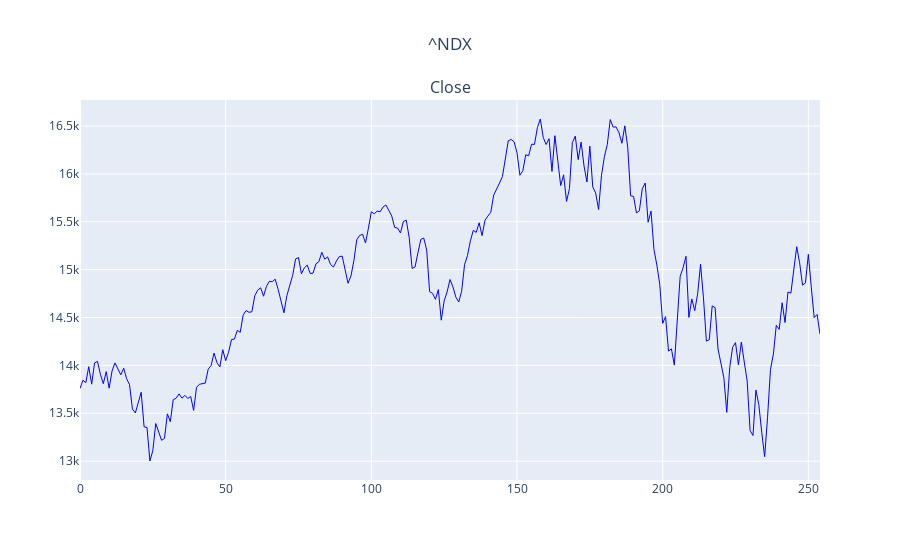

Source (notebook cell):
### Code cell
#  Plot market graph
plot_market_graph(market_symbol, market_df)

### Figure 1 — Plotly figure (JSON) as saved in the notebook; plotly's stock layout.template omitted (floating-point values rounded to 4 significant figures; data arrays with more than 128 entries replaced by an {"elided": "..."} marker saying what was removed)
{"data": [{"line": {"color": "blue", "width": 1}, "name": "Close", "type": "scatter", "x": {"elided": "255 int values"}, "xaxis": "x", "y": {"elided": "255 float values"}, "yaxis": "y"}], "layout": {"annotations": [{"font": {"size": 16}, "showarrow": false, "text": "Close", "x": 0.5, "xanchor": "center", "xref": "paper", "y": 1, "yanchor": "bottom", "yref": "paper"}], "autosize": true, "title": {"text": "^NDX", "x": 0.5}, "xaxis": {"anchor": "y", "domain": [0, 1]}, "yaxis": {"anchor": "x", "domain": [0, 1]}}}
